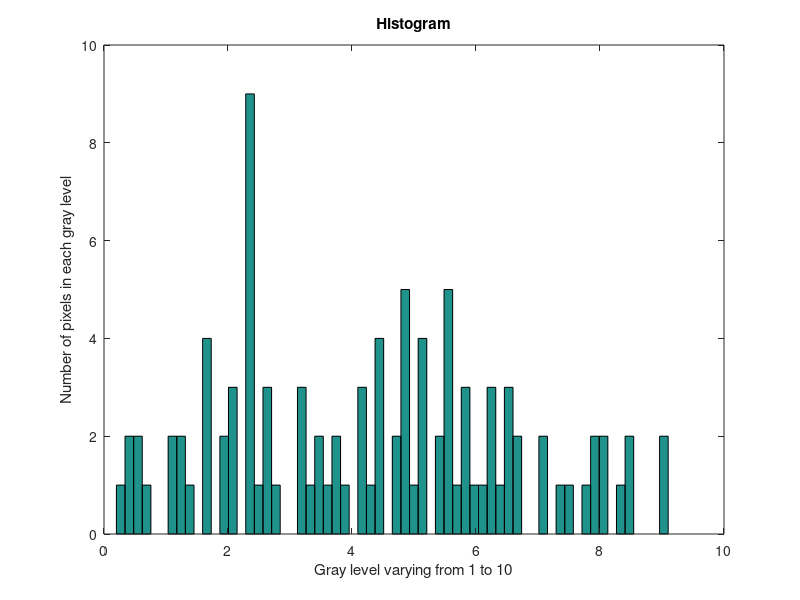
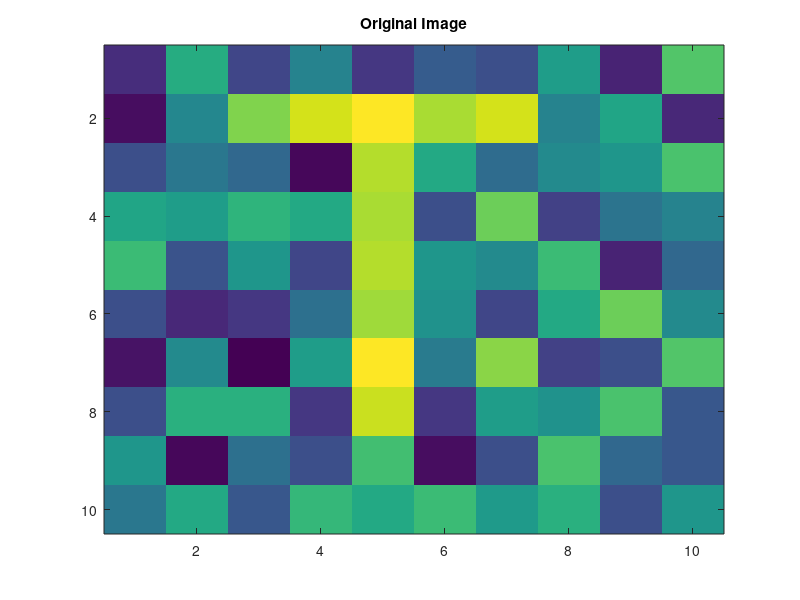
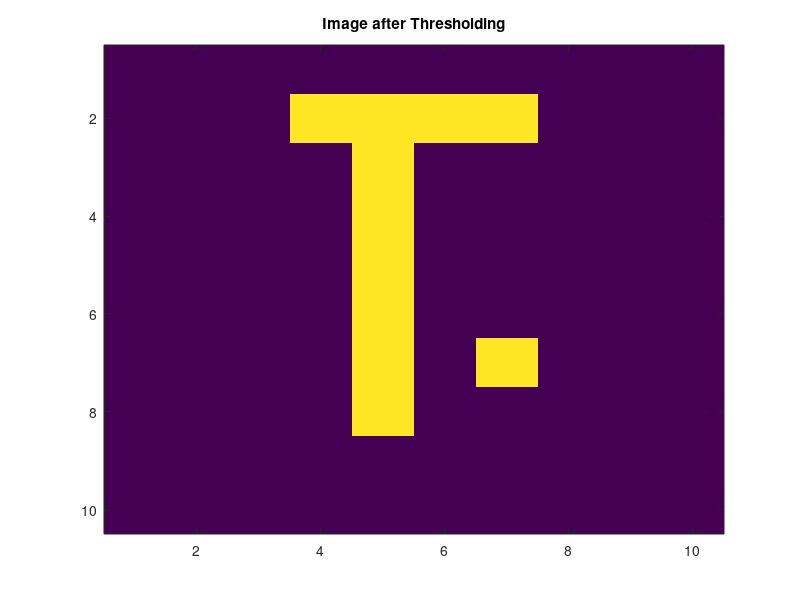
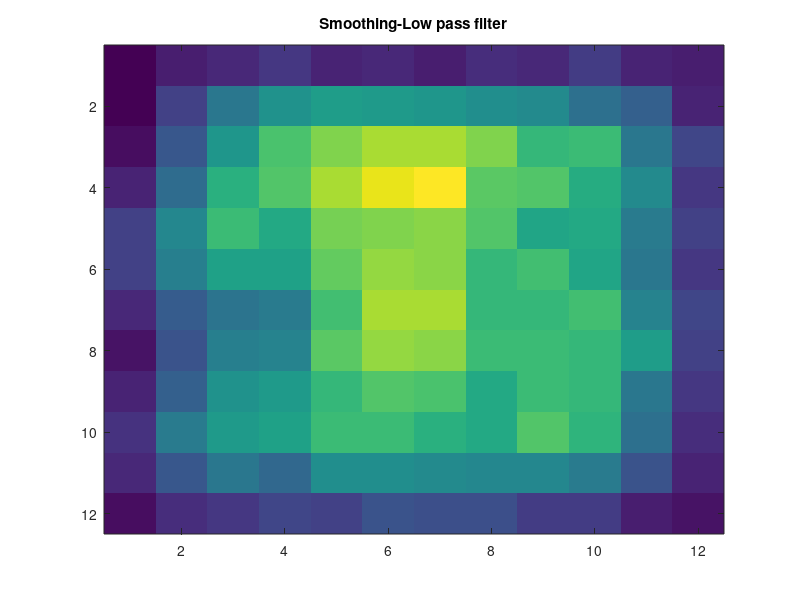

Reproduce these figures in MATLAB, in order.
clear all;
close all;
clc;
%% Question 1
%given data
A=[1.4,5.7,2.1,4.1,1.6,2.8,2.3,5.1,1.1,6.7;0.6,4.3,7.4,8.5,9.0,7.9,8.5,4.1,5.4,1.2;2.3,3.7,3.2,0.4,8.0,5.6,3.3,4.5,4.9,6.5;5.4,5.1,6.0,5.6,7.9,2.3,7.1,2.0,3.6,4.1;6.2,2.5,4.9,2.1,8.1,4.8,4.5,6.2,1.1,3.2;2.3,1.2,1.7,3.4,7.8,4.7,2.1,5.5,7.1,4.5;0.7,4.5,0.2,5.2,9.1,3.9,7.5,2.0,2.3,6.7;2.3,5.9,5.9,1.6,8.3,1.7,5.2,4.7,6.5,2.6;4.9,0.4,3.4,2.3,6.4,0.5,2.3,6.5,3.2,2.7;3.8,5.6,2.7,6.1,5.5,6.2,5.0,5.8,2.3,4.8];
figure
hist(A(:),64);xlabel('Gray level varying from 1 to 10');ylabel('Number of pixels in each gray level');title('Histogram');
%% Question 2
figure;
imagesc(A);title('Original Image');
%Thresholding 
thr= 7.5;
A1=((A<thr));
A2=A1*0;
A3=(A>=thr);
A4=A3*1; 
AA=A4+A2;
figure
imagesc(AA);title('Image after Thresholding');
%% Question 3
%Smoothing filter
Ksmooth=1/10*[1,1,1;1,2,1;1,1,1];
Asmooth=conv2(Ksmooth,A);
figure
imagesc(Asmooth);title('Smoothing-Low pass filter');
%% Question 4
avg=mean(mean(A));
background=A(1:2,1:2);
back_noise=std(std(background));
snr=avg/back_noise
max=max(max(A));
min=min(min(A));
diff=abs(max-min);
cnr=diff/back_noise










